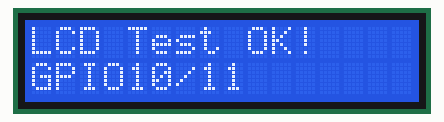
Bench run of a sketch on a simulated ESP32. Parts: 16×2 character LCD.

Above: at 1.1 s.
At 2.1 s:
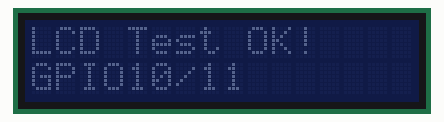

The sketch:

test_lcd.ino
```cpp
/**
 * test_lcd.ino — Test LCD 1602 I2C (theo schematic PCB)
 *   LCD_SDA -> GPIO10
 *   LCD_SCL -> GPIO11
 */

#include <Wire.h>
#include "src/LiquidCrystal_I2C/LiquidCrystal_I2C.h"

#define LCD_SDA 10
#define LCD_SCL 11

LiquidCrystal_I2C lcd(0x27, 16, 2);

void setup() {
  Serial.begin(115200);
  delay(1000);
  Wire.begin(LCD_SDA, LCD_SCL);
  lcd.init();
  lcd.backlight();
  lcd.setCursor(0, 0);
  lcd.print("LCD Test OK!");
  lcd.setCursor(0, 1);
  lcd.print("GPIO10/11");
}

void loop() {
  lcd.backlight();
  delay(1000);
  lcd.noBacklight();
  delay(1000);
}
```

Measured:
- what the display in image 0 shows lasts 1.0 s, from 1.1 s to 2.1 s
